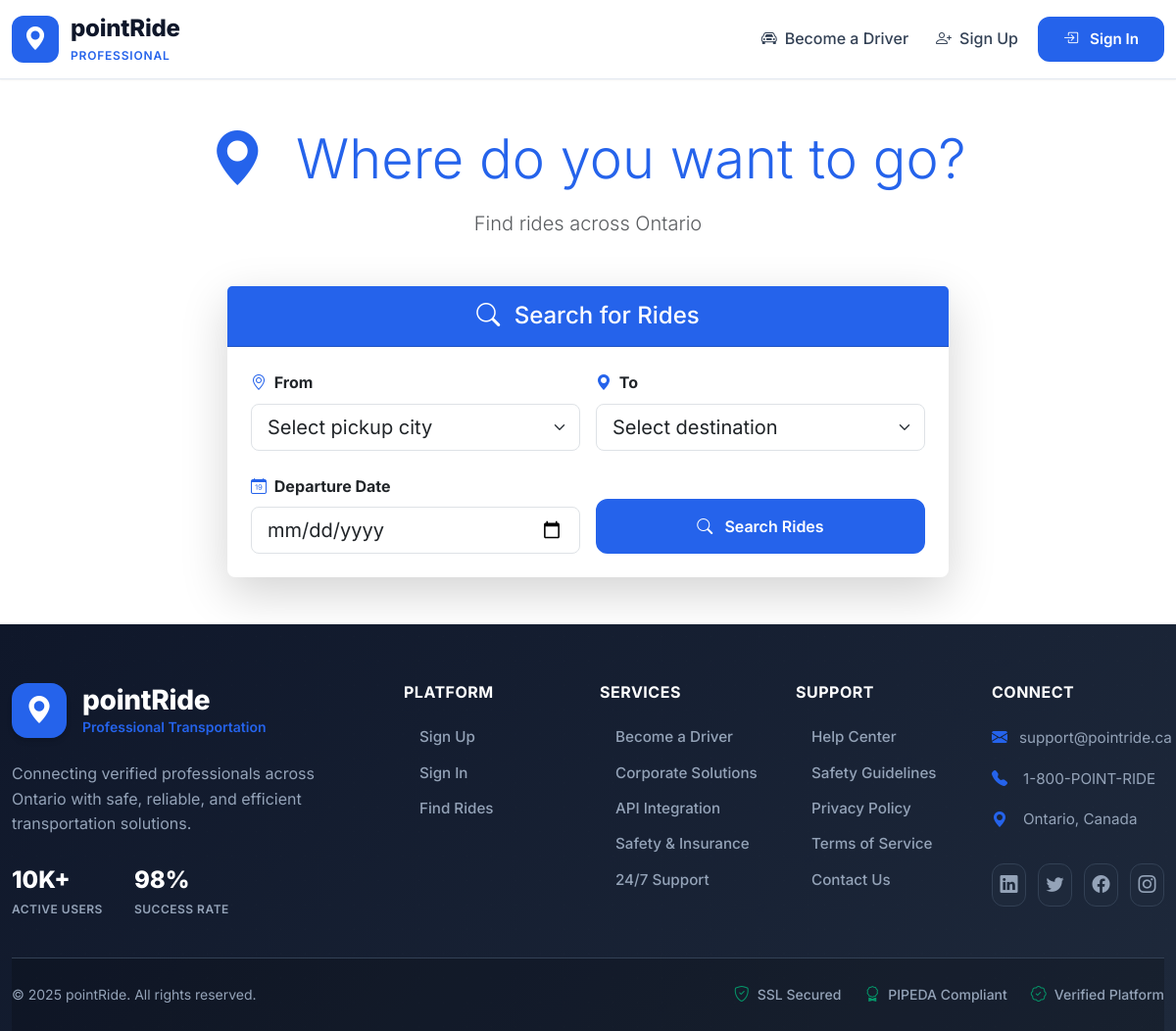
The page /rides/ on the database as committed earlier.
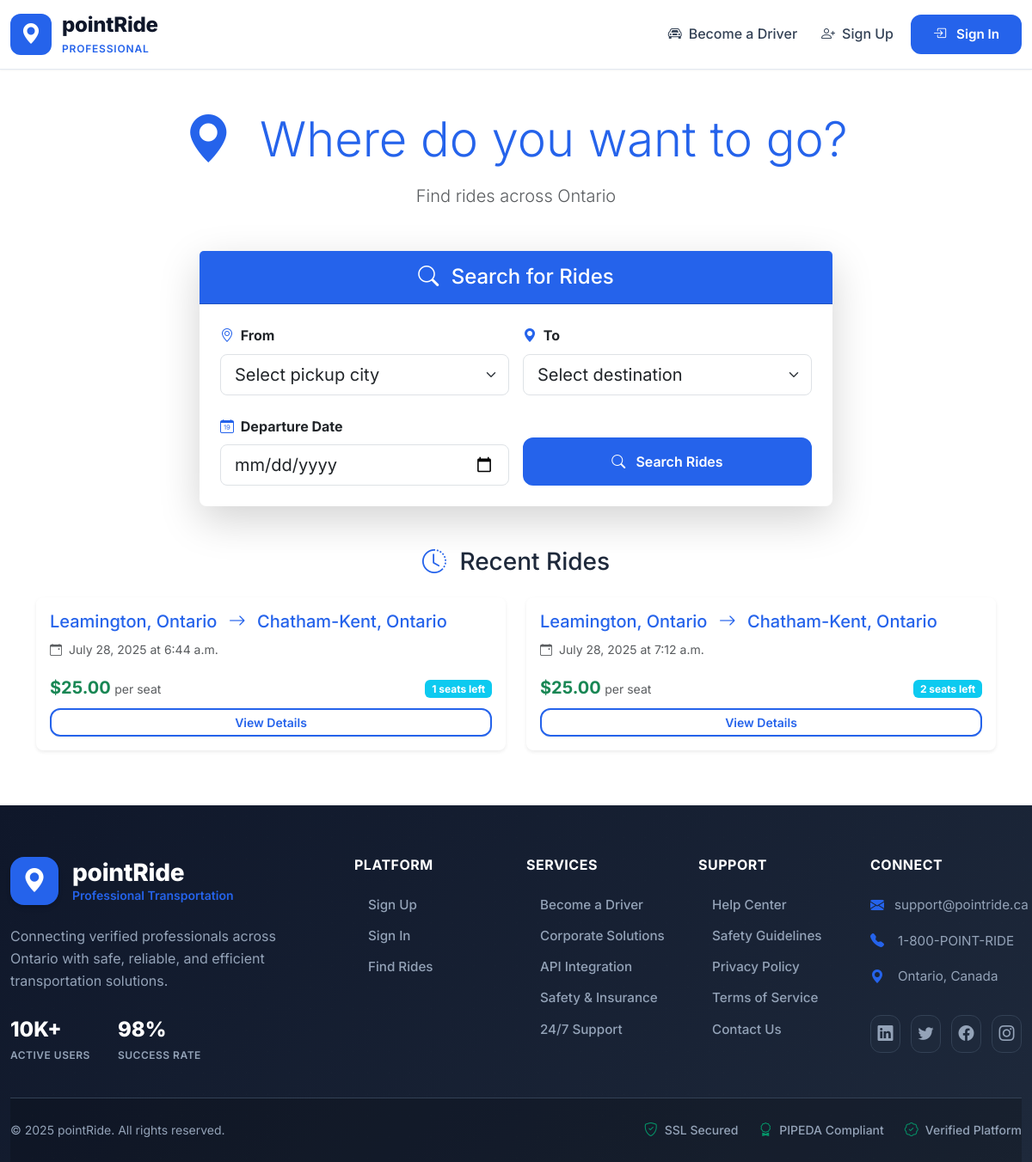
The same page on the database as committed later.
### rides/models.py (models this page shows, shortened)
class Ride(models.Model):
    RIDE_STATUS_CHOICES = [
        ('ACTIVE', 'Active'),
        ('FULL', 'Full'),
        ('COMPLETED', 'Completed'),
        ('CANCELLED', 'Cancelled'),
    ]
    route = models.ForeignKey(Route, on_delete=models.CASCADE, related_name='rides')
    driver = models.ForeignKey(User, on_delete=models.CASCADE, related_name='offered_rides')
    departure_date = models.DateField()
    departure_time = models.TimeField()
    available_seats = models.IntegerField(validators=[MinValueValidator(1), MaxValueValidator(8)])
    pickup_location = models.CharField(max_length=255)  # Specific address
    pickup_city = models.ForeignKey(City, on_delete=models.CASCADE, related_name='pickup_rides')
    dropoff_location = models.CharField(max_length=255)  # Specific address
    dropoff_city = models.ForeignKey(City, on_delete=models.CASCADE, related_name='dropoff_rides')
    notes = models.TextField(blank=True, null=True)
    price_per_seat = models.DecimalField(max_digits=8, decimal_places=2)
    status = models.CharField(max_length=20, choices=RIDE_STATUS_CHOICES, default='ACTIVE')
    created_at = models.DateTimeField(auto_now_add=True)
    updated_at = models.DateTimeField(auto_now=True)
    class Meta:
        ordering = ['departure_date', 'departure_time']
    @property
    def available_seats_count(self):
        total_booked_seats = self.bookings.filter(status='CONFIRMED').aggregate(
            total=models.Sum('seats_booked')
        )['total'] or 0
        return self.available_seats - total_booked_seats

class City(models.Model):
    name = models.CharField(max_length=100, unique=True)
    province = models.CharField(max_length=50, default='Ontario')
    country = models.CharField(max_length=50, default='Canada')
    latitude = models.DecimalField(max_digits=9, decimal_places=6, null=True, blank=True)
    longitude = models.DecimalField(max_digits=9, decimal_places=6, null=True, blank=True)
    is_active = models.BooleanField(default=True)
    class Meta:
        verbose_name_plural = "Cities"
        ordering = ['name']
    def __str__(self):
        return f"{self.name}, {self.province}"

### rides/views.py (the view)
# urls.py: path('', views.home_search, name='home_search'),
def home_search(request):
    recent_rides = Ride.objects.filter(
        status='ACTIVE',
        departure_date__gte=date.today()
    ).select_related('pickup_city', 'dropoff_city', 'driver')[:6]
    cities = City.objects.filter(is_active=True).order_by('name')
    context = {
        'recent_rides': recent_rides,
        'cities': cities,
        'today': date.today(),
    }
    return render(request, 'rides/home_search.html', context)

### rides/templates/rides/home_search.html (shortened to what the changed rows need)
{% extends 'base.html' %}
{% block content %}
<div class="container py-5">
    <div class="text-center mb-5">
        <h1 class="display-4 text-primary mb-3">
            <i class="bi bi-geo-alt-fill me-3"></i>
            Where do you want to go?
        </h1>
    </div>
    {% if recent_rides %}
    <div class="mt-5">
        <h3 class="text-center mb-4">
            <i class="bi bi-clock-history text-primary me-2"></i>
            Recent Rides
        </h3>
        <div class="row">
            {% for ride in recent_rides %}
            <div class="col-md-6 mb-3">
                <div class="card h-100 shadow-sm border-0 rounded-3">
                    <div class="card-body">
                        <h5 class="card-title text-primary">
                            {{ ride.pickup_city }}
                            <i class="bi bi-arrow-right mx-2"></i>
                            {{ ride.dropoff_city }}
                        </h5>
                        <p class="card-text">
                            <small class="text-muted">
                                <i class="bi bi-calendar-event me-1"></i>
                                {{ ride.departure_date }} at {{ ride.departure_time }}
                            </small>
                        </p>
                        <div class="d-flex justify-content-between align-items-center">
                            <div>
                                <strong class="text-success fs-5">${{ ride.price_per_seat }}</strong>
                                <small class="text-muted">per seat</small>
                            </div>
                            <div>
                                <span class="badge bg-info">{{ ride.available_seats_count }} seats left</span>
                            </div>
                        </div>
                        <a href="{% url 'rides:ride_detail' ride.id %}" class="btn btn-outline-primary btn-sm mt-2 w-100">
                            View Details
                        </a>
                    </div>
                </div>
            </div>
            {% endfor %}
        </div>
    </div>
    {% endif %}
</div>
{% endblock %}

Rows that differ between the two databases and show on the page:
added Ride: pickup_city "Leamington, Ontario", dropoff_city "Chatham-Kent, Ontario", departure_date "July 28, 2025", departure_time "6:44 a.m.", price_per_seat "25.00", available_seats_count "1"
added Ride: pickup_city "Leamington, Ontario", dropoff_city "Chatham-Kent, Ontario", departure_date "July 28, 2025", departure_time "7:12 a.m.", price_per_seat "25.00", available_seats_count "2"
Other text that changed with them:
text now shown: "Recent Rides"
